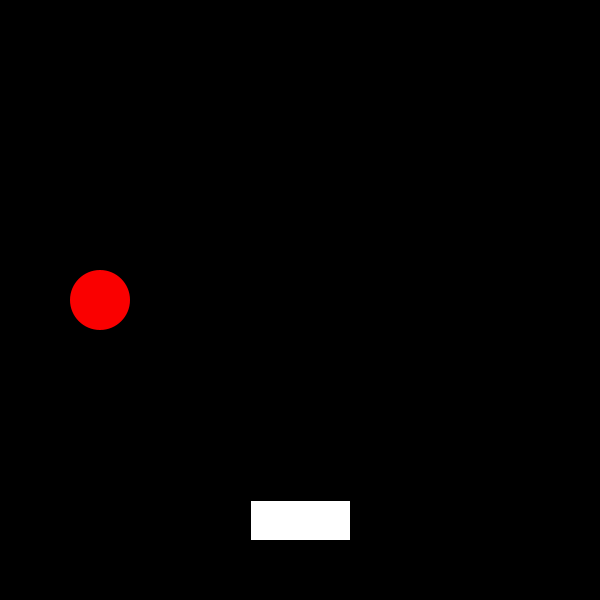
Frame 1 (no input)
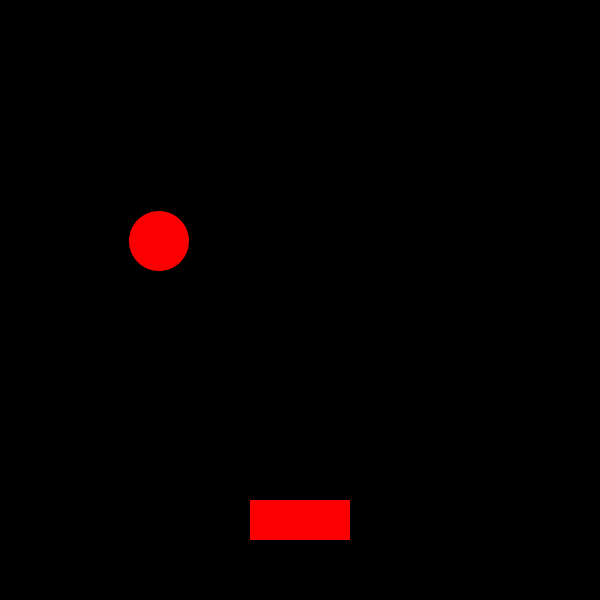
Frame 60 (the mouse pressed at the canvas centre just before this capture)
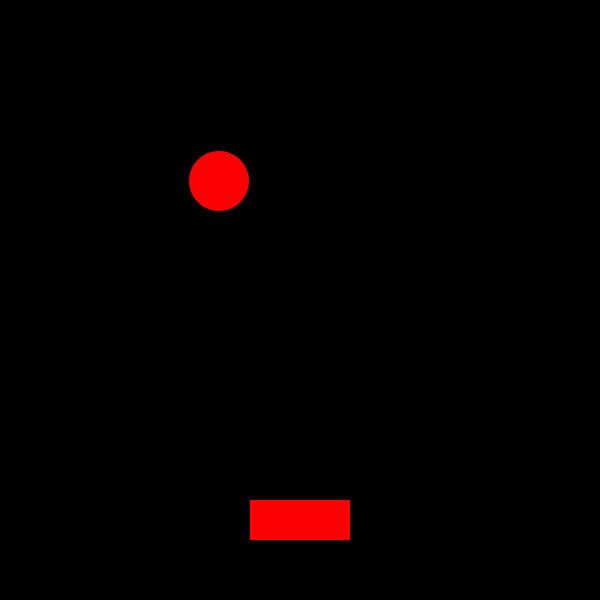
Frame 120 (the mouse held since frame 60 and released just before this capture)

The Processing sketch that drew these frames (run headless with seeded random() and noise(); from frame 60 on, the mouse is pressed at the canvas centre):

// Processing sketch: processing_83333
// ── processing_83333.pde

ball F = new ball();
paddle C = new paddle();
void setup()
{
  size(600, 600); 
  frameRate(100);
}
void draw() 
{
  background(0);
  C.show();
  C.move();
  F.show();
  F.bounce();
  F.move();
  
}
class ball
{
  int x, y;
  boolean up, right;
  ball()
  {
    x=100;
    y=300;
    up=true;
    right=true;
  }
  void move()
  {
    if (up==true)
    {
      y--;
    }
    if (up==false)
    {
      y++;
    }
    if (right==true)
    {
      x++;
    }
    if (right==false)
    {
      x--;
    }
  }
  void bounce()
  {
    if (y>=600)
    {
      up =true;
    }
    if (y<=27)
    {
      up=false;
    }
    if (x<=0)
    {
      right=true;
    }
    if (x>=600)
    {
      right=false;
    }
  }
  void show()
  {
    noStroke();
    smooth();
    fill(250, 0, 0);
    ellipse(x, y, 60, 60);
  }
}
class paddle
{
  int x2, y2;
  paddle()
  {
    x2= 250;
    y2= 500;
  }
  void move()
  {
    if (keyPressed == true && key == 'a')
    {
      x2= x2--;
    }
    if (keyPressed ==true && key =='d')
    {
      y2= y2--;
    }     
  }
  void show()
  {
    rect(x2, y2, 100, 40);
  }
}
